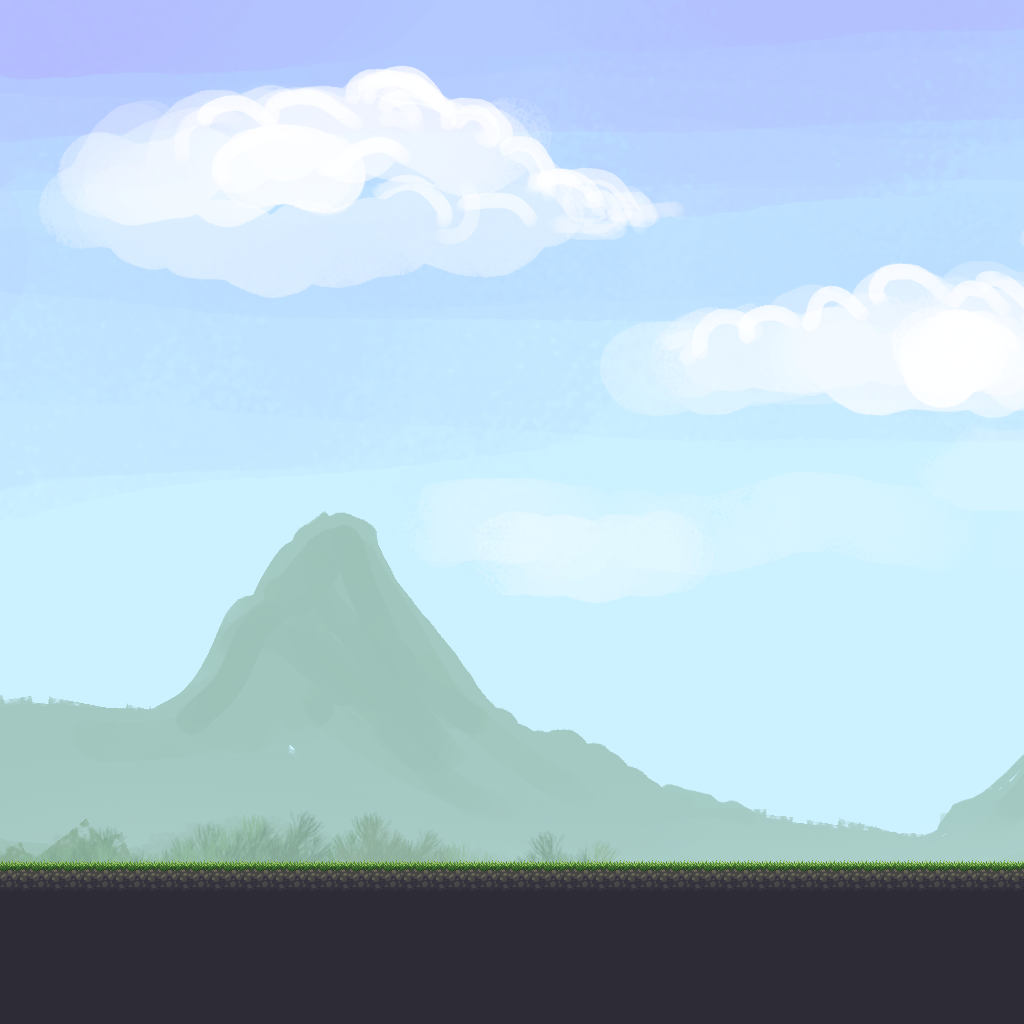

This is a level from a 2D game, rendered from its Tiled map with the project's own tilesets. A one-line summary and the complete map file follow:
An orthogonal 32x32 tile map with 32x32 px tiles, 1 tile layer (Platform), 1 image layer and 3 objects (NPC, Player, Terrain).

<map version="1.0" tiledversion="1.1.6" orientation="orthogonal" renderorder="right-down" width="32" height="32" tilewidth="32" tileheight="32" infinite="0" nextobjectid="13">
 <tileset firstgid="1" source="BasicTiles.tsx" />
 <imagelayer name="Background">
  <image source="background0.png" width="1920" height="1080" />
  <properties>
   <property name="Solid" value="0" />
  </properties>
 </imagelayer>
 <layer name="Platform" width="32" height="32">
  <data encoding="csv">
0,0,0,0,0,0,0,0,0,0,0,0,0,0,0,0,0,0,0,0,0,0,0,0,0,0,0,0,0,0,0,0,
0,0,0,0,0,0,0,0,0,0,0,0,0,0,0,0,0,0,0,0,0,0,0,0,0,0,0,0,0,0,0,0,
0,0,0,0,0,0,0,0,0,0,0,0,0,0,0,0,0,0,0,0,0,0,0,0,0,0,0,0,0,0,0,0,
0,0,0,0,0,0,0,0,0,0,0,0,0,0,0,0,0,0,0,0,0,0,0,0,0,0,0,0,0,0,0,0,
0,0,0,0,0,0,0,0,0,0,0,0,0,0,0,0,0,0,0,0,0,0,0,0,0,0,0,0,0,0,0,0,
0,0,0,0,0,0,0,0,0,0,0,0,0,0,0,0,0,0,0,0,0,0,0,0,0,0,0,0,0,0,0,0,
0,0,0,0,0,0,0,0,0,0,0,0,0,0,0,0,0,0,0,0,0,0,0,0,0,0,0,0,0,0,0,0,
0,0,0,0,0,0,0,0,0,0,0,0,0,0,0,0,0,0,0,0,0,0,0,0,0,0,0,0,0,0,0,0,
0,0,0,0,0,0,0,0,0,0,0,0,0,0,0,0,0,0,0,0,0,0,0,0,0,0,0,0,0,0,0,0,
0,0,0,0,0,0,0,0,0,0,0,0,0,0,0,0,0,0,0,0,0,0,0,0,0,0,0,0,0,0,0,0,
0,0,0,0,0,0,0,0,0,0,0,0,0,0,0,0,0,0,0,0,0,0,0,0,0,0,0,0,0,0,0,0,
0,0,0,0,0,0,0,0,0,0,0,0,0,0,0,0,0,0,0,0,0,0,0,0,0,0,0,0,0,0,0,0,
0,0,0,0,0,0,0,0,0,0,0,0,0,0,0,0,0,0,0,0,0,0,0,0,0,0,0,0,0,0,0,0,
0,0,0,0,0,0,0,0,0,0,0,0,0,0,0,0,0,0,0,0,0,0,0,0,0,0,0,0,0,0,0,0,
0,0,0,0,0,0,0,0,0,0,0,0,0,0,0,0,0,0,0,0,0,0,0,0,0,0,0,0,0,0,0,0,
0,0,0,0,0,0,0,0,0,0,0,0,0,0,0,0,0,0,0,0,0,0,0,0,0,0,0,0,0,0,0,0,
0,0,0,0,0,0,0,0,0,0,0,0,0,0,0,0,0,0,0,0,0,0,0,0,0,0,0,0,0,0,0,0,
0,0,0,0,0,0,0,0,0,0,0,0,0,0,0,0,0,0,0,0,0,0,0,0,0,0,0,0,0,0,0,0,
0,0,0,0,0,0,0,0,0,0,0,0,0,0,0,0,0,0,0,0,0,0,0,0,0,0,0,0,0,0,0,0,
0,0,0,0,0,0,0,0,0,0,0,0,0,0,0,0,0,0,0,0,0,0,0,0,0,0,0,0,0,0,0,0,
0,0,0,0,0,0,0,0,0,0,0,0,0,0,0,0,0,0,0,0,0,0,0,0,0,0,0,0,0,0,0,0,
0,0,0,0,0,0,0,0,0,0,0,0,0,0,0,0,0,0,0,0,0,0,0,0,0,0,0,0,0,0,0,0,
0,0,0,0,0,0,0,0,0,0,0,0,0,0,0,0,0,0,0,0,0,0,0,0,0,0,0,0,0,0,0,0,
0,0,0,0,0,0,0,0,0,0,0,0,0,0,0,0,0,0,0,0,0,0,0,0,0,0,0,0,0,0,0,0,
0,0,0,0,0,0,0,0,0,0,0,0,0,0,0,0,0,0,0,0,0,0,0,0,0,0,0,0,0,0,0,0,
0,0,0,0,0,0,0,0,0,0,0,0,0,0,0,0,0,0,0,0,0,5,5,5,5,5,0,0,0,0,0,0,
34,34,34,34,34,34,34,34,34,34,34,34,34,34,34,34,34,34,34,34,34,34,34,34,34,34,34,34,34,34,34,34,
44,44,44,44,44,44,44,44,44,44,44,44,44,44,44,44,44,44,44,44,44,44,44,44,44,44,44,44,44,44,44,44,
54,54,54,54,54,54,54,54,54,54,54,54,54,54,54,54,54,54,54,54,54,54,54,54,54,54,54,54,54,54,54,54,
54,54,54,54,54,54,54,54,54,54,54,54,54,54,54,54,54,54,54,54,54,54,54,54,54,54,54,54,54,54,54,54,
54,54,54,54,54,54,54,54,54,54,54,54,54,54,54,54,54,54,54,54,54,54,54,54,54,54,54,54,54,54,54,54,
54,54,54,54,54,54,54,54,54,54,54,54,54,54,54,54,54,54,54,54,54,54,54,54,54,54,54,54,54,54,54,54
</data>
 </layer>
 <objectgroup name="Spawn Point">
  <object id="4" name="NPC" x="192" y="831.667">
   <point />
  </object>
  <object id="5" name="Player" x="416" y="831.667">
   <point />
  </object>
  <object id="7" name="Terrain" x="0" y="864" width="1024" height="160" />
 </objectgroup>
</map>
